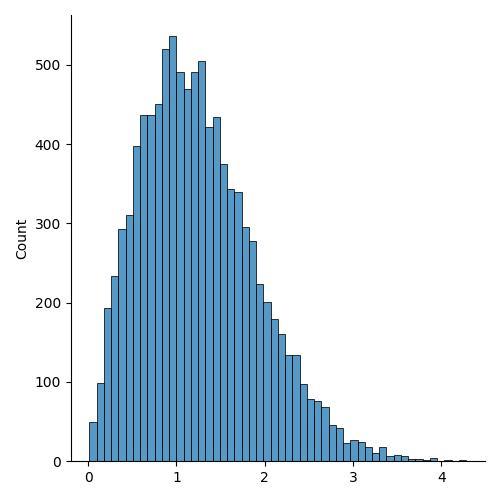

This chart was generated by the following Python code:
from numpy import random
import matplotlib.pyplot as plt
import seaborn as sns

#Rayleight Distribution is used in a signal processing 

#random.rayleight() parameters:
    #scale: Standard derivation: default 1.0:
    #size: The shape of the returned array 

nparray_rayleight=random.rayleigh(scale=1,size=10000)

sns.displot(nparray_rayleight)

plt.savefig('./numpy/random_numpy/rayleight_distributions.jpg',format='jpg')                                    

#At unit stddev and 2 degrees of freedom rayleigh and chi square represent the same distributions                                          